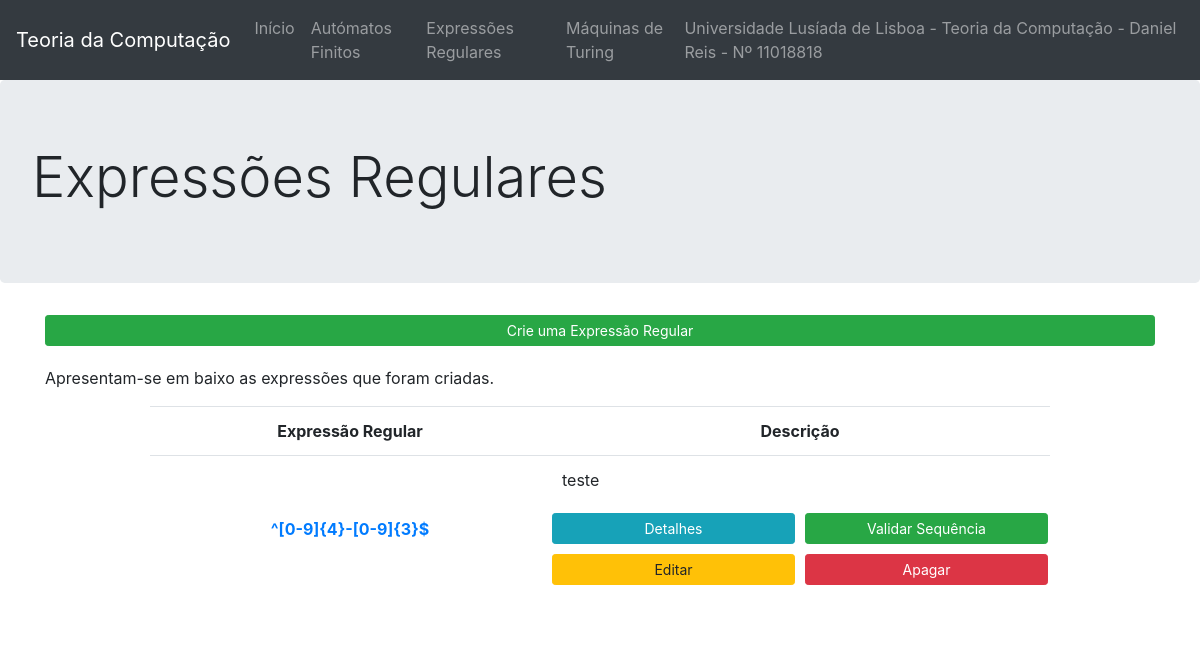
Before: /expressoesRegulares/ with the older database file.
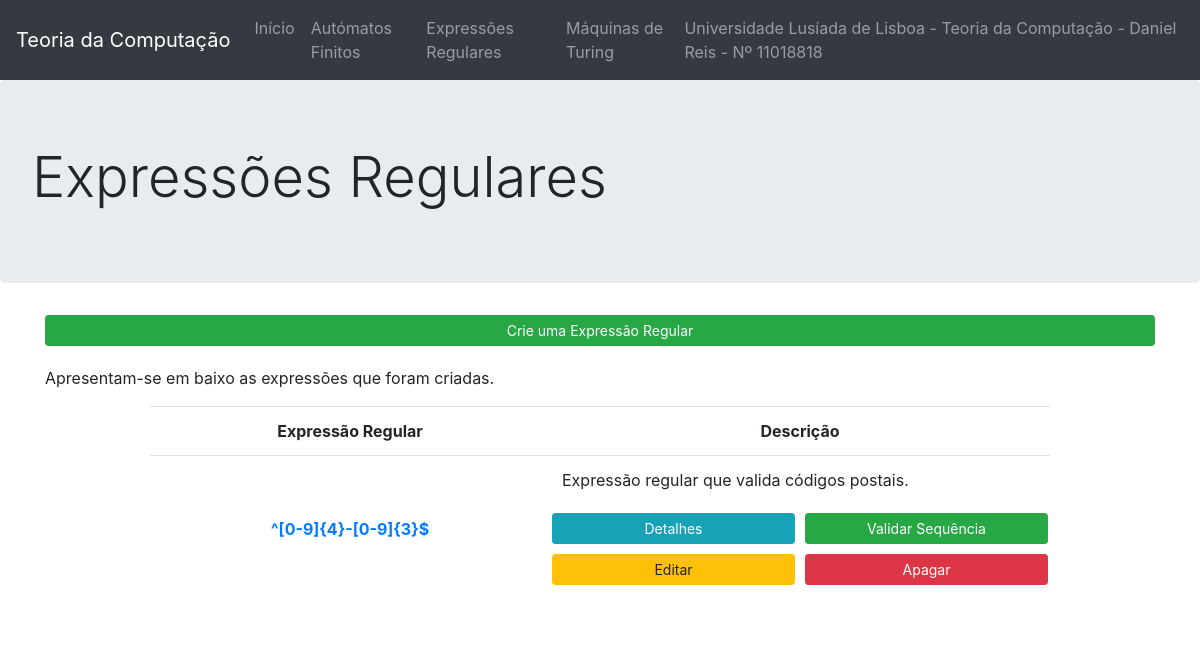
After: the same page with the newer database file.
### website/models.py (models this page shows, shortened)
class ExpressaoRegular(models.Model):
    nome = models.CharField(max_length=100)
    descricao = models.CharField(max_length=100)
    regex = models.CharField(max_length=100)

### website/views.py (the view)
# urls.py: path('expressoesRegulares/', views.expressoesRegulares, name='expressoesRegulares'),
def expressoesRegulares(request):
    context = {'expressoesRegulares': ExpressaoRegular.objects.all()}
    return render(request, 'website/expressoesRegulares.html', context)

### website/templates/website/expressoesRegulares.html
{% extends 'website/layout.html' %}
{% block jumbotron %}
<div class="jumbotron">
    <h1 class="display-4">Expressões Regulares</h1>
</div>
{% endblock %}
{% block main %}
<main class="container text-justify">
    <a href="{% url 'website:novaExpressao' %}" class="btn btn-success btn-sm btn-block">
        Crie uma Expressão Regular
    </a>
    <p style="margin-top: 20px;">Apresentam-se em baixo as expressões que foram criadas.</p>
    <table align="center" class="table" style="table-layout: fixed; width: 900px">
        <tr>
            <th class="text-center" style="width: 400px;">Expressão Regular</th>
            <th class="text-center" style="width: 500px;">Descrição</th>
        </tr>
        {% load static %}
        {% for expressao in expressoesRegulares %}
            <tr class="text-left">
                <td style="vertical-align: middle; width: 400px;">
                    <a href="{% url 'website:detalhesExpressao' expressao.id %}" class="text-center" style="vertical-align:center;">
                        <p width="80%"><b>{{ expressao.regex }}</b></p>
                    </a>
                </td>
                <td style="vertical-align: middle; width: 500px;">
                    <p>{{ expressao.descricao }}</p>
                    <p>
                        <div class="row">
                            <a href="{% url 'website:detalhesExpressao' expressao.id %}" class="btn btn-info btn-sm col-sm" style="margin: 5px;">
                                Detalhes
                            </a>
                            <a href="{% url 'website:detalhesExpressao' expressao.id %}" class="btn btn-success btn-sm col-sm" style="margin: 5px;">
                                Validar Sequência
                            </a>
                        </div>
                        <div class="row">
                            <a href="{% url 'website:editarExpressao' expressao.id %}" class="btn btn-warning btn-sm col-sm" style="margin: 5px;">
                                Editar
                            </a>
                            <a href="{% url 'website:apagarExpressao' expressao.id %}" class="btn btn-danger btn-sm col-sm" style="margin: 5px;">
                                Apagar
                            </a>
                        </div>
                    </p>
                </td>
            </tr>
        {% endfor %}
    </table>
</main>
{% endblock %}

Changed rows visible on the page:
changed ExpressaoRegular: descricao "teste" → "Expressão regular que valida códigos postais."
